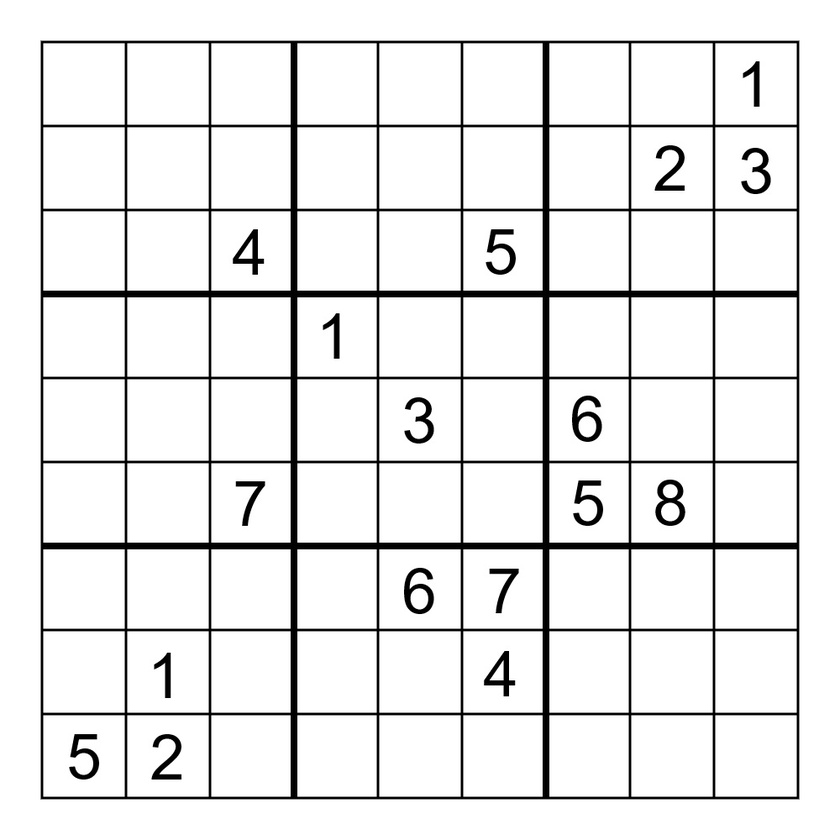
#> input picture data/Sudoku4.jpg, 840 x 840 px, shrunk from 1000 x 1000 before the run; its folder holds 4 pictures in this run
$ python AC2-2.py
#> lines starting #> are read from the running program, lines starting #| are printed output that depends on the picture
import cv2
from matplotlib import pyplot as plt
import numpy as np
import glob

# Eric Monné Mesalles - 183338
# João Guilherme Guimarães Almeida - 120693

images = glob.glob('./data/*')
kernel = cv2.getStructuringElement(cv2.MORPH_RECT,(5,5))
images = list(map(lambda x :cv2.imread(x,cv2.IMREAD_COLOR), images))
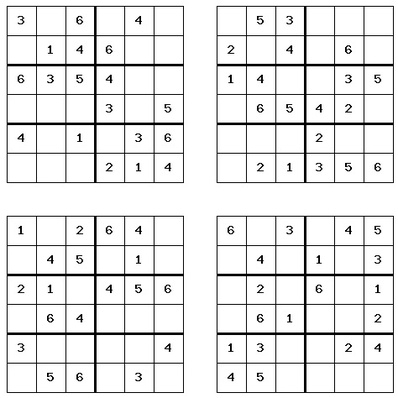
#> input picture data/Sudoku7.jpg, 398 x 398 px, shrunk from 474 x 474 before the run
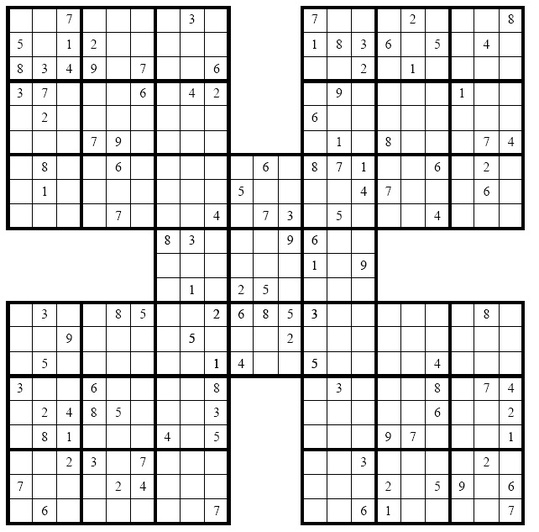
#> input picture data/Sudoku8.jpg, 539 x 532 px, shrunk from 642 x 633 before the run
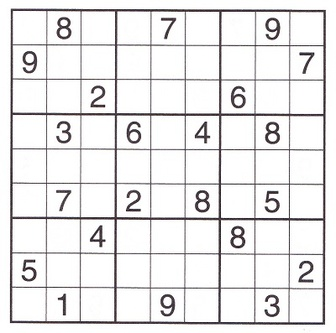
#> input picture data/sudoku1.jpg, 336 x 333 px, shrunk from 400 x 397 before the run
#> images = 4 items

grey = list(map(lambda x : cv2.cvtColor(x, cv2.COLOR_BGR2GRAY), images))
#> grey = 4 items

thresh = list(map(lambda x: cv2.adaptiveThreshold(x,255,cv2.ADAPTIVE_THRESH_MEAN_C,cv2.THRESH_BINARY_INV,15,4),grey))
#> thresh = 4 items
thresh = list(map(lambda x: cv2.morphologyEx(x, cv2.MORPH_CLOSE, kernel),thresh))


for i in range(len(thresh)):
    contours, hierarchy = cv2.findContours(thresh[i], cv2.RETR_LIST, cv2.CHAIN_APPROX_SIMPLE)
    height, width = grey[i].shape
    min_x, min_y  = width, height
    max_x = max_y = 0
    numbers = 0
    # computes the bounding box for the contour, and draws it on the frame,
    for contour in contours :
        (x,y,w,h) = cv2.boundingRect(contour)
        if (len(contours) > 190):
            if ( h < height / 23):
                numbers += 1
                min_x, max_x = min(x, min_x), max(x+w, max_x)
                min_y, max_y = min(y, min_y), max(y+h, max_y)
                cv2.rectangle(images[i], (-2+x,-2+y), (x+w+2,y+h+2), (255,0,0), 1)
        else:
            if ( h < height / 11 and h > height / 25):
                numbers += 1
                min_x, max_x = min(x, min_x), max(x+w, max_x)
                min_y, max_y = min(y, min_y), max(y+h, max_y)
                cv2.rectangle(images[i], (-2+x,-2+y), (x+w+2,y+h+2), (255,0,0), 1)
    cv2.imshow("Numbers =" + str(numbers),images[i])
#> this loop made 4 passes
#> (height, width) on passes 1 to 4: (840, 840), (398, 398), (532, 539), (333, 336)
#> pass 1, `cv2.imshow("Numbers =" + str(numbers),images[i])`:
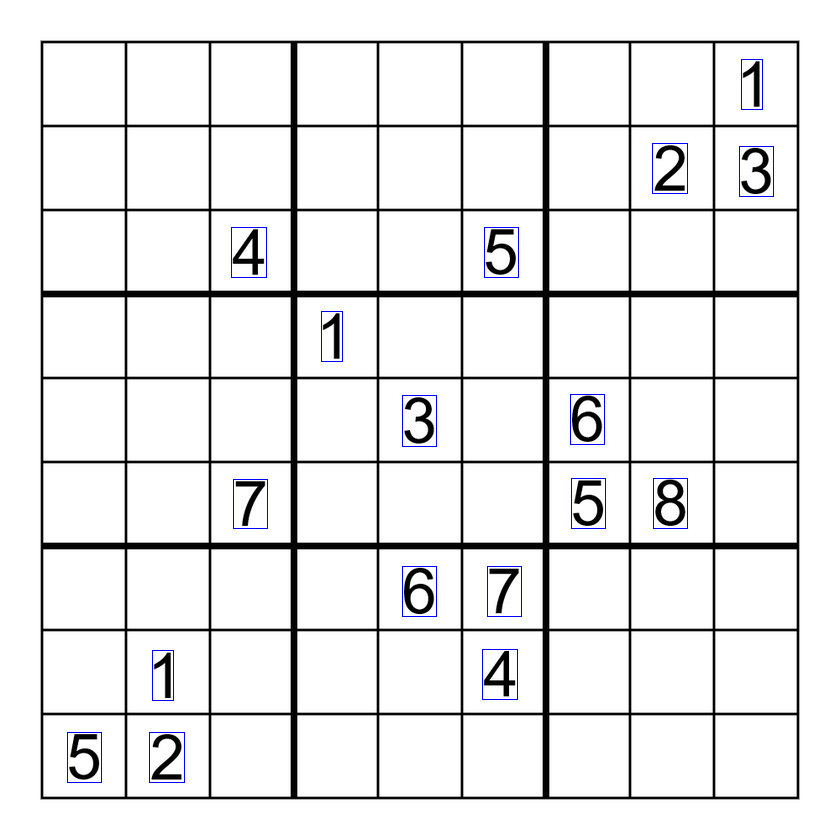
#> window 'Numbers =17': shape (840, 840, 3); mean B, G, R 233.7, 232.6, 232.6
#> pass 2, `cv2.imshow("Numbers =" + str(numbers),images[i])`:
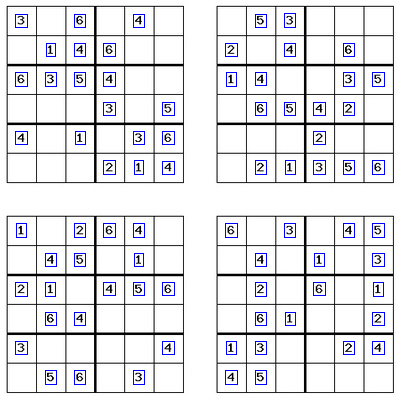
#> window 'Numbers =76': shape (398, 398, 3); mean B, G, R 231.6, 225.6, 225.6

cv2.waitKey(0)
